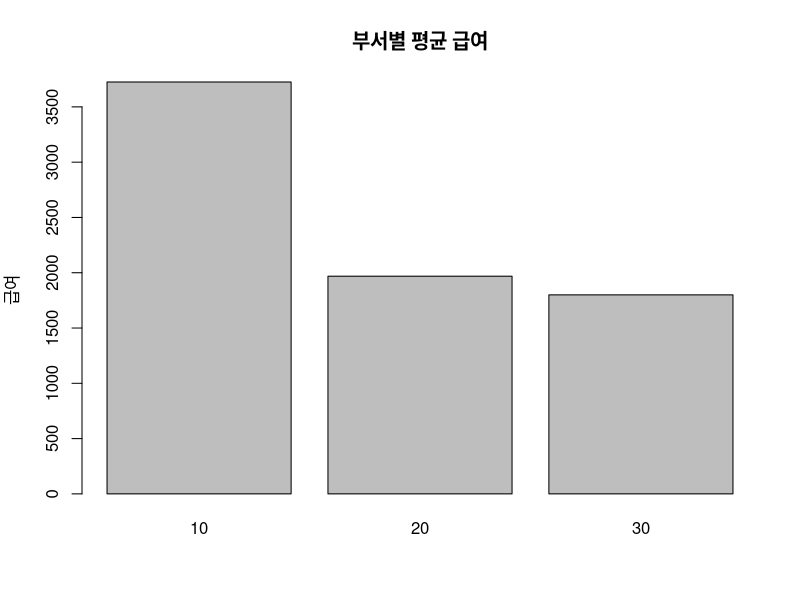
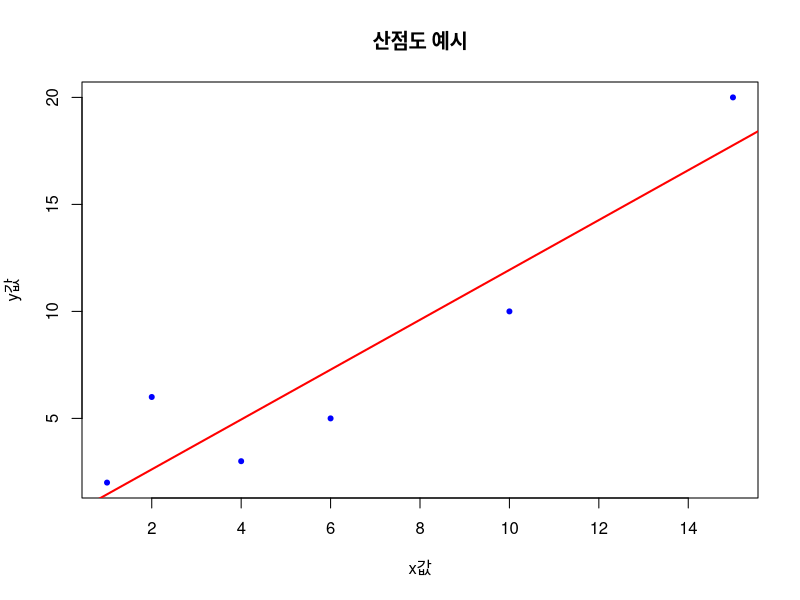
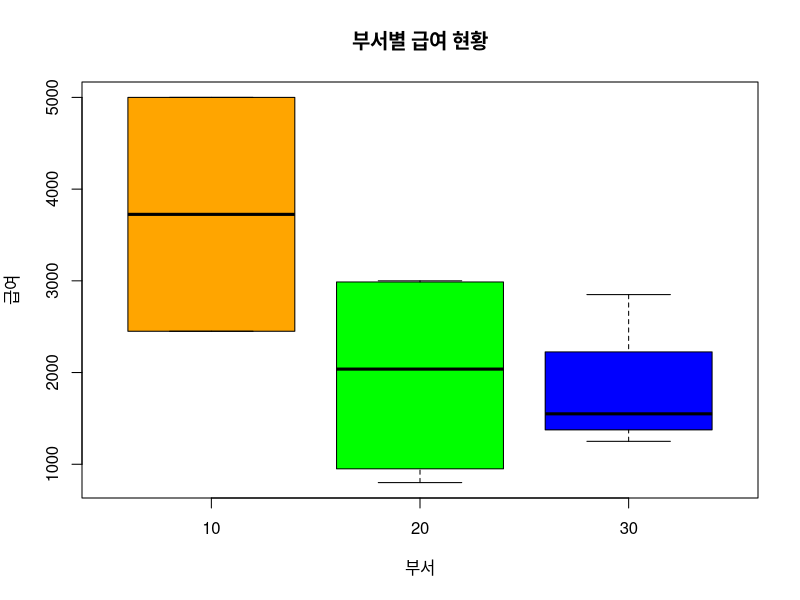
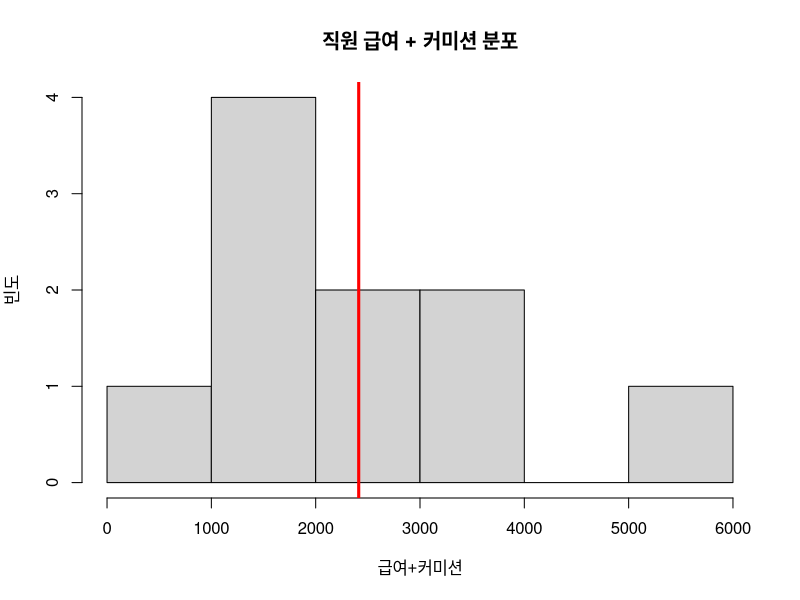

These figures' R source, in order:
### 시각화

# emp.csv 파일 불러오기
print(getwd())
print(list.files())
emp = read.csv('emp.csv')
# View(emp)

library(dplyr)

# 1. 박스플롯
# 여러 그룹의 데이터 분포를 비교하여 중앙값과 퍼짐 정도의 차이를 분석
# 예) 남여 영어점수 비교, 팁별 영업성과 비교

# 해당 그래프를 PDF로 변화
pdf('부서별급여_박스플롯.pdf', family = 'Korea1deb')

boxplot(emp$SAL ~ emp$DEPTNO, main = '부서별 급여 현황', xlab = '부서', ylab = '급여', col = c('orange', 'green', 'blue'))

dev.off() # pdf 다운로드 종료

# 2. 막대그래프
# 범주형 데이터 빈도나 크기를 비교할 때 사용용
# 예) 제품별 판매량 비교, 직업에 따른 평균 소득

# 부서별 평균급여를 막대그래프로 표현
# 전처리로 평균 급여 조회
result = emp %>% group_by(DEPTNO) %>% summarise(AVG_SAL = mean(SAL))
#names.arg : X축 데이터 표시, 
barplot(result$AVG_SAL, names.arg = result$DEPTNO, main ='부서별 평균 급여', ylab = '급여')

# 3. 히스토그램
# 데이터를 일정한 구간으로 나누고, 각 구간에 속하는 데이터의 빈도를 막대 높이로 표현
# mutate 기존 열을 수정하거나 추가할때 

# mutate 사용해서 직원 COMM이 NA인 직원만 100 지급
emp = emp %>% mutate(COMM = ifelse(is.na(COMM), 100, COMM)) # 수정

# mutate 사용햇 직원 급여와 직원 커미션을 어한 새로운 컬럼(열) 생성
# SUM_SAL_COMM 만들기
emp = emp %>% mutate(SUM_SAL_COMM = SAL + COMM) # 추가
print(emp)

pdf('급여+커미션_히스토그램.pdf', family = 'Korea1deb')

hist(emp$SUM_SAL_COMM, main = '직원 급여 + 커미션 분포', xlab = '급여+커미션', ylab = '빈도')
# 평균선 추가 add a line : 직선을 
# lwd line width : 선 두께
abline(v = mean(emp$SUM_SAL_COMM), col = 'red', lwd = 3)

dev.off()

# 4. 산점도
# 변수 간 관계 시각화
# 예) 키와 몸무계 관계, 온도와 에너지 소비량 관계
# pch 점 크기
x = c(1, 4, 2, 6, 10, 15)
y = c(2, 3, 6, 5, 10, 20)
plot(x, y, main='산점도 예시', xlab = 'x값', ylab = 'y값', col ='blue', pch = 20)
# 회귀선 추가 
# linear model : 선형 모델
model = lm(y~x)
abline(model, col = 'red', lwd=2)


# 5. 데이터 스케일링
# 전처리 방법 중 하나로, 분석과 머신러닝에서 중요한 과정

# 데이터프레임 생성
data = data.frame(
  height_cm=c(157, 166, 177, 188, 190),
  weight_kg=c(50, 60, 70, 80, 90)
  
)

# 다른 단위의 수치를 통일
# min-max라는 기법을 통해서 분석할 데이터를 0과 1사이로 변환
# 즉, 모든 데이터는 0과1사이에 존재
# 암기 
# 스케일링 = 기존값 - 최솟값/ 최댓값 - 최솟값

height_min = min(data$height_cm)
height_max = max(data$height_cm)

# 스케일링 결과 컬럼 추가
data$height_scaled = (data$height_cm - height_min) / (height_max - height_min)

#View(data)


# 스케일링 = 기존값 - 최솟값/ 최댓값 - 최솟값

weight_min = min(data$weight_kg)
weight_max = max(data$weight_kg)

# 스케일링 결과 컬럼 추가
data$weight_scaled = (data$weight_kg - weight_min) / (weight_max - weight_min)

View(data)







